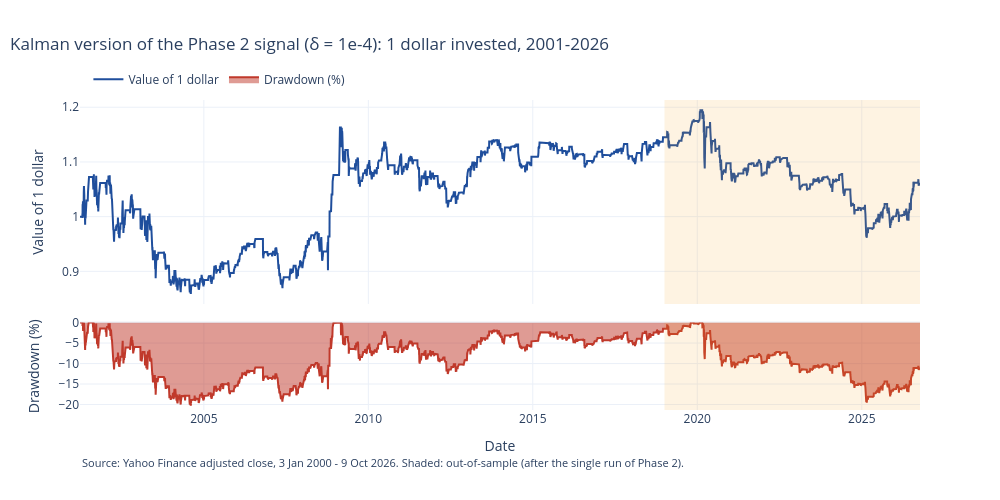

Source (notebook cell):
### Code cell
main = pd.concat([runs[(K.delta, "in-sample")]["ret"], runs[(K.delta, "out-of-sample")]["ret"]])
fig = equity_figure(
    main,
    "Kalman version of the Phase 2 signal (δ = 1e-4): 1 dollar invested, 2001-2026",
    SOURCE,
    oos_start,
)
save_figure(fig, "06_kalman_equity", figures_dir)
fig.show()
by_year = pd.DataFrame(
    {
        "Kalman": main.groupby(main.index.year).sum(),
        "Phase 2 frozen": pd.concat([phase2["in-sample"]["ret"], phase2["out-of-sample"]["ret"]])
        .groupby(lambda t: t.year)
        .sum(),
    }
).loc[2019:]
is_ret = runs[(K.delta, "in-sample")]["ret"]
crisis = is_ret.loc["2008-09":"2009-03"].sum()
print(
    f"in-sample sum of daily returns {is_ret.sum():.1%}, of which Sep 2008 - Mar 2009 {crisis:.1%}"
)
(100 * by_year).round(1).T  # sum of daily returns in each year, %

### Figure 1 — Plotly figure (JSON) as saved in the notebook; plotly's stock layout.template omitted (floating-point values rounded to 4 significant figures; data arrays with more than 128 entries replaced by an {"elided": "..."} marker saying what was removed)
{"data": [{"line": {"color": "#1f4e9c"}, "name": "Value of 1 dollar", "type": "scatter", "x": {"elided": "6422 str values"}, "xaxis": "x", "y": {"elided": "6422 float values"}, "yaxis": "y"}, {"fill": "tozeroy", "line": {"color": "#c0392b"}, "name": "Drawdown (%)", "type": "scatter", "x": {"elided": "6422 str values"}, "xaxis": "x2", "y": {"elided": "6422 float values"}, "yaxis": "y2"}], "layout": {"annotations": [{"font": {"size": 11}, "showarrow": false, "text": "Source: Yahoo Finance adjusted close, 3 Jan 2000 - 9 Oct 2026. Shaded: out-of-sample (after the single run of Phase 2).", "x": 0, "xref": "paper", "y": -0.2, "yref": "paper"}], "height": 500, "legend": {"orientation": "h", "x": 0.01, "y": 1.02, "yanchor": "bottom"}, "margin": {"b": 90}, "shapes": [{"fillcolor": "#f39c12", "line": {"width": 0}, "opacity": 0.12, "type": "rect", "x0": "2019-01-02T00:00:00", "x1": "2026-10-09T00:00:00", "xref": "x", "y0": 0, "y1": 1, "yref": "y domain"}, {"fillcolor": "#f39c12", "line": {"width": 0}, "opacity": 0.12, "type": "rect", "x0": "2019-01-02T00:00:00", "x1": "2026-10-09T00:00:00", "xref": "x2", "y0": 0, "y1": 1, "yref": "y2 domain"}], "title": {"text": "Kalman version of the Phase 2 signal (δ = 1e-4): 1 dollar invested, 2001-2026", "x": 0.01}, "width": 1000, "xaxis": {"anchor": "y", "domain": [0.0, 1.0], "matches": "x2", "showticklabels": false, "title": {"text": ""}}, "xaxis2": {"anchor": "y2", "domain": [0.0, 1.0], "title": {"text": "Date"}}, "yaxis": {"anchor": "x", "domain": [0.342, 1.0], "title": {"text": "Value of 1 dollar"}}, "yaxis2": {"anchor": "x2", "domain": [0.0, 0.282], "title": {"text": "Drawdown (%)"}}}}
